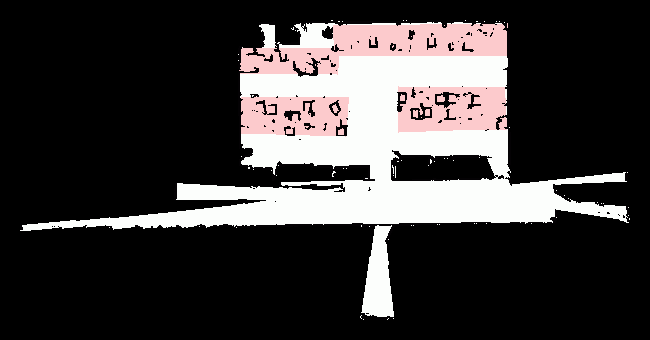
#> input picture baixados.png, 650 x 340 px
$ python poly.py
#> lines starting #> are read from the running program, lines starting #| are printed output that depends on the picture; after the words box and inside, x2 and y2 are one past the last pixel; in counts of white or black regions, pixels touching at a corner belong together

import cv2
import numpy as np

# path
path = "baixados.png"

# Reading an image in default
# mode
image = cv2.imread(path)
#> image is the input picture: shape (340, 650, 3); mean B, G, R 58, 58.2, 61.2

# Window name in which image is
# displayed
window_name = 'Image'

# Polygon corner points coordinates
pts =  np.array([ [264.50000762939, 152.5] ,
                 [ 269.90600585938 ,152.27199554443] ,
                 [275.25400161743 ,150.18798828125],
                 [280.6840133667 ,148.53000640869],
                 [286.21000289917, 148.5000038147],
                 [291.4999961853 ,149.49998855591],
                 [296.87400817871, 151.37800216675],
                 [342.5 ,151.4999961853],
                 [347.90599822998, 151.27199172974],
                 [364.50000762939 ,143.5000038147],
                 [369.87400054932 ,141.62199020386],
                 [399.50000762939, 141.4999961853],
                 [404.90600585938, 141.72800064087],
                 [469.50000762939 ,143.5000038147],
                 [474.90600585938, 143.27199935913],
                 [477.00000762939, 142.99999237061] ],
               np.int32)

pts1 =  np.array([ [4.203895392974451e-45, 0.05868666246533394],
    [9.140619654709739e+23, -5.436029296390963e+16],
    [193.56015014648438, -6.700325486126279e-16],
    [4.098795611239039e-20, 3.825153723361911e+30],
    [5.712887284193587e+22, 0.1885918825864792],
    [12.09750747680664, 9.298161784372233e-33],
    [-5.99039224678074e+28, -53082343866368.0],
    [3.024371862411499, -2.617123977886884e-18],
    [-1.0246953485180651e-20, 1.4940922948774646e+28],
    [193.55908203125, 0.0007366340723820031],
    [6.020605984451432e-39, -51835305984.0],
    [6.020605984451432e-39, -1.3914433998714569e+19],
    [4.506564366124621e-08, -1.3914208598830875e+19],
    [811825472.0, 3089.559326171875],
    [3.6561146994501134e+24, -6.86016510525328e-13],
    [-1.4219949700196317e-37, 1.5232549467966728e-28],
    [9.100712563334986e-36, 3.9164226226256254e+33],
    [-0.00018458323029335588, -8.696166656696648e+17],
    [-1.1536378224263899e-05, 193.09303283691406],
    [-1.563460684389825e-25, -4.287516115796322e-14],
    [-0.756038248538971, 9.520183926405685e-30],
    [-4.0024069716738453e-23, -5.435061640259174e+16],
    [-3.999902811616312e-23, -5.435061640259174e+16],
    [-3.9998444359093254e-23, 2.4477341577806895e+32],
    [-3.999786060202339e-23, 9.520179412507378e-30],
    [-3.9997276844953527e-23, -4.2875076454668495e-14],
    [-2.2298901533418114e+20, 193.09222412109375],
    [5.820199924464949e-34, -8.696111681115259e+17],
    [50700364.0, 3.916389198244565e+33],
    [-850598811402240.0, 1.523239178245253e-28],
    [-1.7589725509470355e-10, -6.860088126899033e-13],
    [9.132982990893599e+23, -1.391398319894718e+19],
    [50697620.0, 3089.54052734375],
    [1.1256996224062732e-08, -6.860192752408678e-13],
    [2.4995247108545012e-24, 1.5232764931379256e-28],
    [-3.9054599057963284e-26, 3.916517015553621e+33],
    [-2.229595660147428e+20, -8.69645252971987e+17],
    [-3.567307738764634e+21, 193.10069274902344],
    [2.273190225201092e-36, -4.2877075452424016e-14],
    [-5.443137896762573e+16, 9.52063682086917e-30],
    [6.003888493772037e-39, -5.435325780747878e+16],
    [6.003629253556136e-39, 2.4478531160813395e+32],
    [6.003370013340236e-39, 9.520642087083862e-30],
    [6.003110773124336e-39, -4.287716015571874e-14],
    [-0.0001844074868131429, 193.10150146484375],
    [-6.101442841798469e-28, -8.696508192496026e+17],
    [811009216.0, 3.9165504399346817e+33],
    [-12.084806442260742, 1.5232921413187237e-28],
    [-2.3375088745580645e+26, -6.860269188661838e-13],
    [4.50181687483564e-08, -1.3914208598830875e+19],
    [-53147556904960.0, 6.266364832707814e+34],
    [-9.803900958184174e+32, 2.4372148482224762e-27],
    [9.130509253690277e+23, -4.3904671565009323e-11],
    [4.293105177995485e-14, 197727.703125],
    [-51899990016.0, -8.904799361901097e+20],
    [-3167696.0, 4.010335002104926e+36],
    [9.761132959239496e-27, 1.5597614197824042e-25],
    [-1.098996588178025e-11, -7.024483772433143e-10],
    [6.000158237260004e-39, -1.4247227493179112e+22],
    [6.000158237260004e-39, 5.9771993632205]],
               np.float64)


# pts =  np.array([value], np.int32)

pts = pts.reshape((-1, 1, 2))

isClosed = True

# Blue color in BGR
color = (255, 0, 0)
color1 = (0,0,255)
# Line thickness of 2 px
thickness = 2


# Using cv2.polylines() method
# Draw a Blue polygon with
# thickness of 1 px
image = cv2.polylines(image, [pts],
                      isClosed, color, thickness)
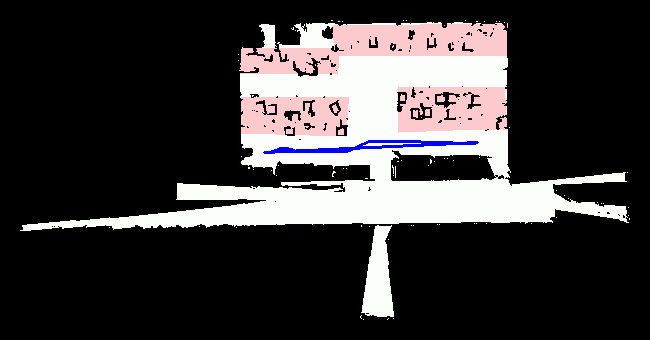
#> image: shape (340, 650, 3); 0.48% of pixels changed, all inside (x1, y1, x2, y2) = (263, 140, 479, 154)
#> (the run stopped early here; a loop or call above may not have finished)
